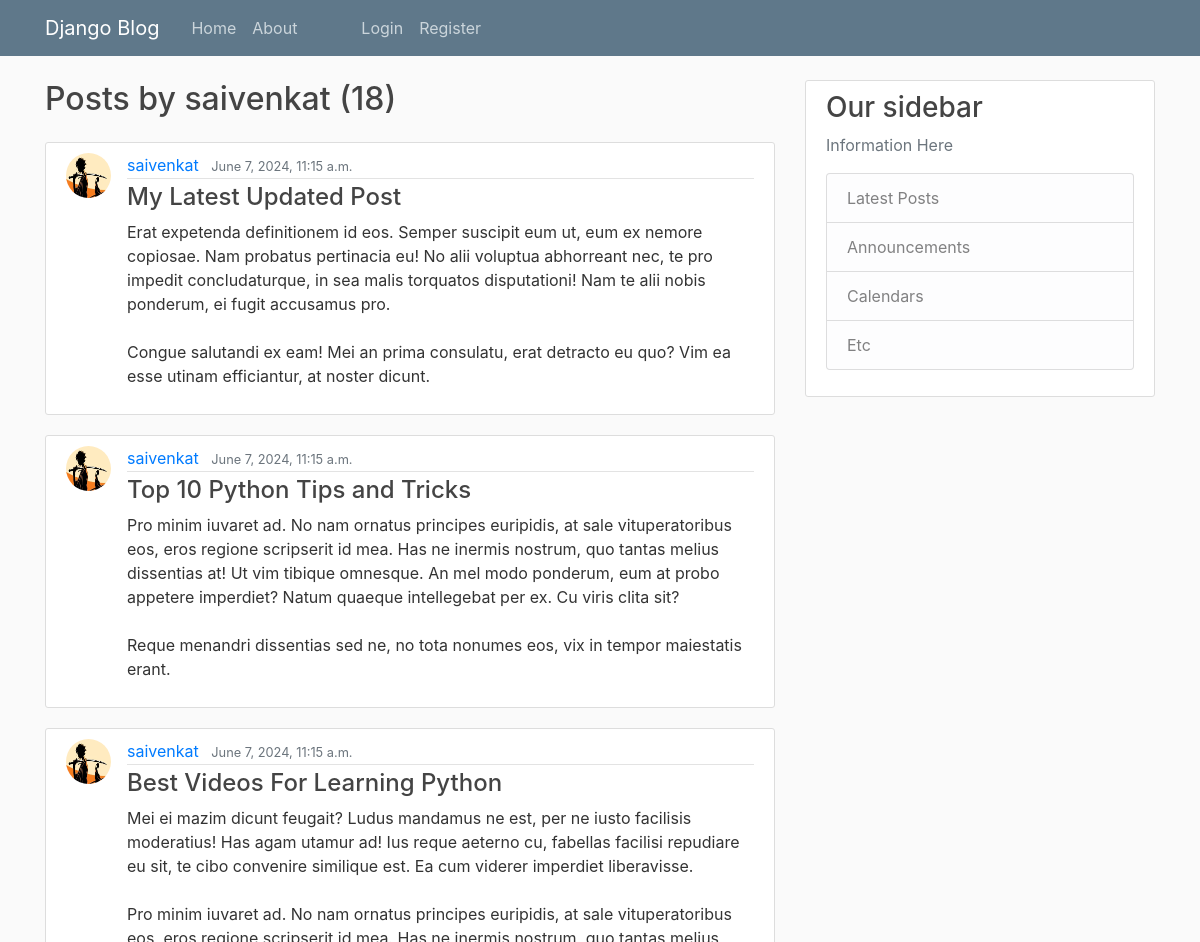
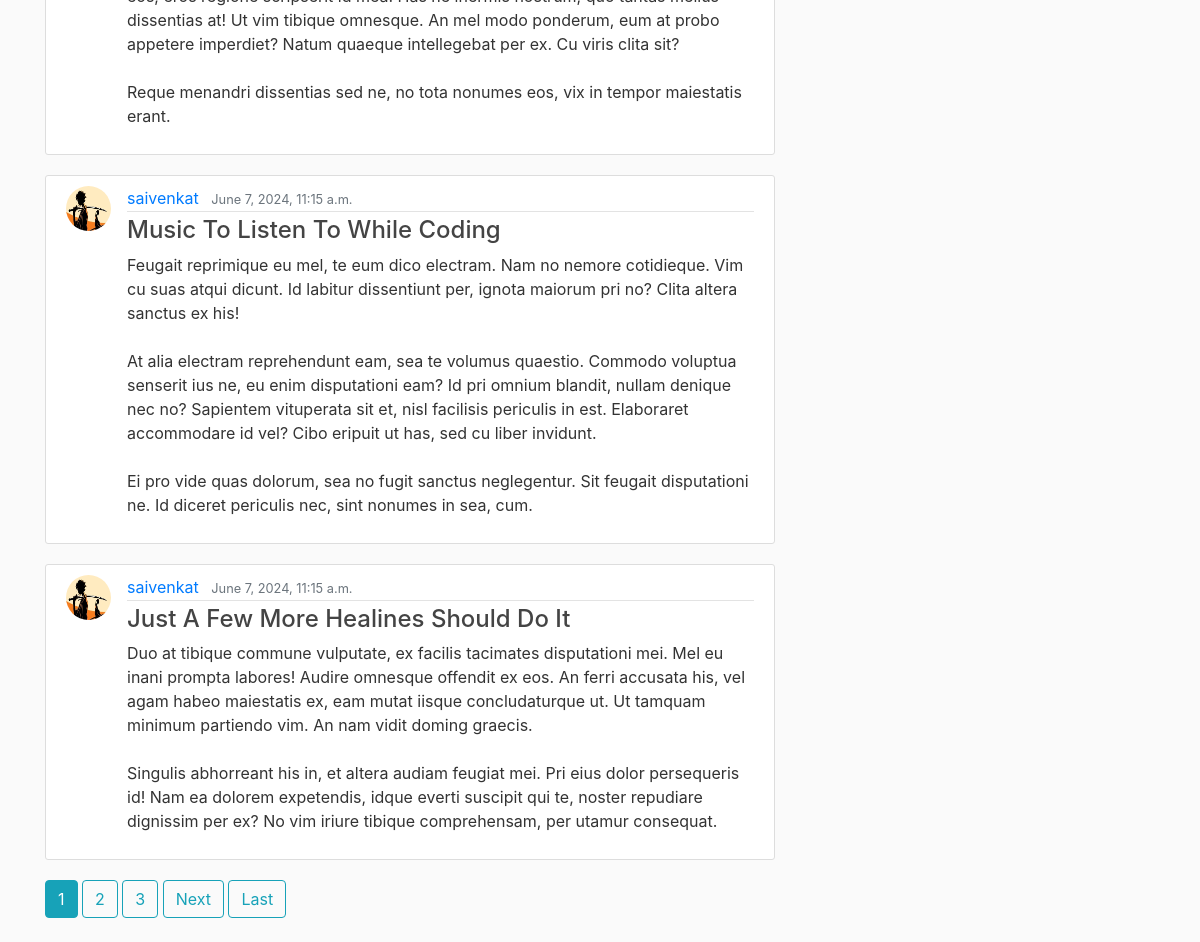
The app's page /user/saivenkat with its own data (2 pictures, top to bottom).
### testblog/models.py (models this page shows, shortened)
class Post(models.Model):
    title = models.CharField(max_length=100)
    content = models.TextField()
    date_posted = models.DateTimeField(default = timezone.now)
    author = models.ForeignKey(User , on_delete=models.CASCADE)

### users/models.py (models this page shows, shortened)
class Profile(models.Model):
    user = models.OneToOneField(User, on_delete=models.CASCADE)
    image = models.ImageField(default='default.jpg' , upload_to='profile-pics')

### testblog/views.py (the view)
# urls.py: path('user/<str:username>', UserPostListView.as_view() , name="user-posts"),
class UserPostListView(ListView):
    model = Post
    template_name = 'testblog/user_posts.html'
    context_object_name = 'posts'
    paginate_by = 5
    def get_queryset(self) -> QuerySet[Any]:
        user = get_object_or_404(User , username = self.kwargs.get('username'))
        return Post.objects.filter(author = user).order_by('-date_posted')

### testblog/templates/testblog/user_posts.html (shortened to what this page needs)
{% extends "testblog/base.html" %}
{% block content%}
    <h2 class="mb-4"> Posts by {{ view.kwargs.username }} ({{ page_obj.paginator.count }})</h2>
    {% for post in posts %}
    <article class="media content-section">
        <img class="rounded-circle article-img" src="{{ post.author.profile.image.url }}" alt="">
        <div class="media-body">
            <div class="article-metadata">
                <a class="mr-2" href="{% url 'user-posts' post.author.username %}">{{ post.author }}</a>
                <small class="text-muted">{{ post.date_posted }}</small>
            </div>
            <h4><a class="article-title" href="{% url 'post-detail' post.id %}">{{ post.title }}</a></h4>
            <p class="article-content">{{ post.content }}</p>
        </div>
    </article>
    {% endfor %}
    {% if is_paginated %}
        {% for num in page_obj.paginator.page_range %}
            {% if page_obj.number == num  %}
                <a class="btn btn-info mb-4" href="?page={{ num }}">{{ num }}</a>
            {% elif num > page_obj.number|add:'-3' and num < page_obj.number|add:'3'  %}
                <a class="btn btn-outline-info mb-4" href="?page={{ num }}">{{ num }}</a>
            {% endif %}
        {% endfor %}
        {% if page_obj.has_next %}
            <a class="btn btn-outline-info mb-4" href="?page={{ page_obj.next_page_number }}">Next</a>
            <a class="btn btn-outline-info mb-4" href="?page={{ page_obj.paginator.num_pages }}">Last {{ page_obj.paginator.number }} </a>
        {% endif %}
    {% endif  %}
{% endblock content%}

### testblog/static/testblog/main.css (style rules this page uses)
body { background: #fafafa; color: #333333; margin-top: 5rem; }
h1, h2, h3, h4, h5, h6 { color: #444444; }
.content-section { background: #ffffff; padding: 10px 20px; border: 1px solid #dddddd; border-radius: 3px; margin-bottom: 20px; }
.article-title { color: #444444; }
.article-content { white-space: pre-line; }
.article-img { height: 45px; width: 45px; margin-right: 16px; }
.article-metadata { padding-bottom: 1px; margin-bottom: 4px; border-bottom: 1px solid #e3e3e3 }

### records on screen
Post: author.profile.image (picture), author "saivenkat", date_posted "June 7, 2024, 11:15 a.m.", title "My Latest Updated Post", content "Erat expetenda definitionem id eos. Semper suscipit eum ut, eum ex nemore copiosae. Nam probatus pertinacia eu! No alii voluptua abhorreant nec, te pro impedit concludaturque, in sea malis torquatos disputationi! Nam te alii nobis ponderum, ei fugit accusamus pro. Congue salutandi ex eam! Mei an prima consulatu, erat detracto eu quo? Vim ea esse utinam efficiantur, at noster dicunt."
Post: author.profile.image (picture), author "saivenkat", date_posted "June 7, 2024, 11:15 a.m.", title "Top 10 Python Tips and Tricks", content "Pro minim iuvaret ad. No nam ornatus principes euripidis, at sale vituperatoribus eos, eros regione scripserit id mea. Has ne inermis nostrum, quo tantas melius dissentias at! Ut vim tibique omnesque. An mel modo ponderum, eum at probo appetere imperdiet? Natum quaeque intellegebat per ex. Cu viris clita sit? Reque menandri dissentias sed ne, no tota nonumes eos, vix in tempor maiestatis erant."
Post: author.profile.image (picture), author "saivenkat", date_posted "June 7, 2024, 11:15 a.m.", title "Best Videos For Learning Python", content "Mei ei mazim dicunt feugait? Ludus mandamus ne est, per ne iusto facilisis moderatius! Has agam utamur ad! Ius reque aeterno cu, fabellas facilisi repudiare eu sit, te cibo convenire similique est. Ea cum viderer imperdiet liberavisse. Pro minim iuvaret ad. No nam ornatus principes euripidis, at sale vituperatoribus eos, eros regione scripserit id mea. Has ne inermis nostrum, quo tantas melius dissentias at! Ut vim tibique omnesque. An mel modo ponderum, eum at probo appetere imperdiet? Natum quaeque intellegebat per ex. Cu viris clita sit? Reque menandri dissentias sed ne, no tota nonumes eos, vix in tempor maiestatis erant."
Post: author.profile.image (picture), author "saivenkat", date_posted "June 7, 2024, 11:15 a.m.", title "Music To Listen To While Coding", content "Feugait reprimique eu mel, te eum dico electram. Nam no nemore cotidieque. Vim cu suas atqui dicunt. Id labitur dissentiunt per, ignota maiorum pri no? Clita altera sanctus ex his! At alia electram reprehendunt eam, sea te volumus quaestio. Commodo voluptua senserit ius ne, eu enim disputationi eam? Id pri omnium blandit, nullam denique nec no? Sapientem vituperata sit et, nisl facilisis periculis in est. Elaboraret accommodare id vel? Cibo eripuit ut has, sed cu liber invidunt. Ei pro vide quas dolorum, sea no fugit sanctus neglegentur. Sit feugait disputationi ne. Id diceret periculis nec, sint nonumes in sea, cum."
Post: author.profile.image (picture), author "saivenkat", date_posted "June 7, 2024, 11:15 a.m.", title "Just A Few More Healines Should Do It", content "Duo at tibique commune vulputate, ex facilis tacimates disputationi mei. Mel eu inani prompta labores! Audire omnesque offendit ex eos. An ferri accusata his, vel agam habeo maiestatis ex, eam mutat iisque concludaturque ut. Ut tamquam minimum partiendo vim. An nam vidit doming graecis. Singulis abhorreant his in, et altera audiam feugiat mei. Pri eius dolor persequeris id! Nam ea dolorem expetendis, idque everti suscipit qui te, noster repudiare dignissim per ex? No vim iriure tibique comprehensam, per utamur consequat."

### other values on screen
{{ view.kwargs.username }} "saivenkat"
{{ page_obj.paginator.count }} "18"
{{ num }} "1"
{{ num }} "2" "3"
